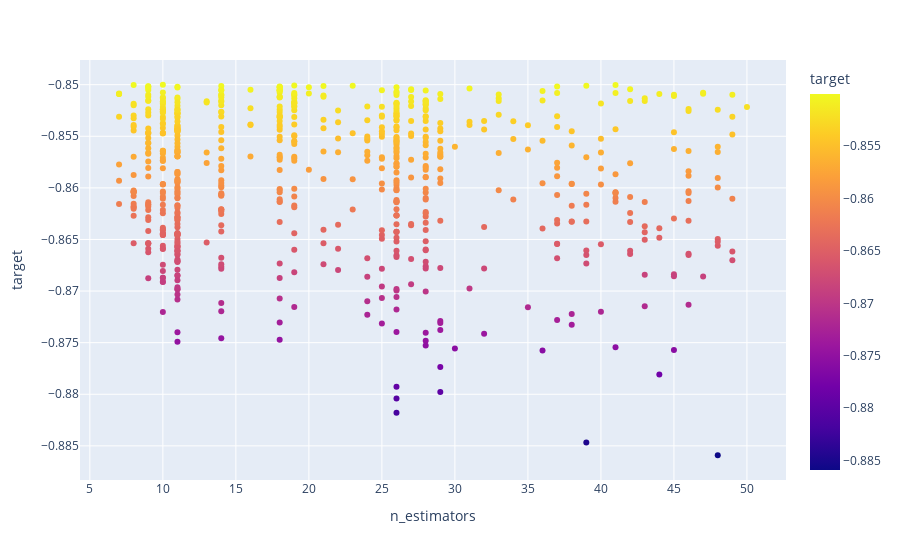

Notebook code for this chart:
### Code cell
px.scatter(df1, x="n_estimators", y="target", color="target")

### Figure 1 — Plotly figure (JSON) as saved in the notebook; plotly's stock layout.template omitted (floating-point values rounded to 4 significant figures; data arrays with more than 128 entries replaced by an {"elided": "..."} marker saying what was removed)
{"data": [{"hovertemplate": "n_estimators=%{x}<br>target=%{marker.color}<extra></extra>", "legendgroup": "", "marker": {"color": {"elided": "690 float values"}, "coloraxis": "coloraxis", "symbol": "circle"}, "mode": "markers", "name": "", "orientation": "v", "showlegend": false, "type": "scatter", "x": {"elided": "690 int values"}, "xaxis": "x", "y": {"elided": "690 float values"}, "yaxis": "y"}], "layout": {"coloraxis": {"colorbar": {"title": {"text": "target"}}, "colorscale": [[0, "#0d0887"], [0.1111, "#46039f"], [0.2222, "#7201a8"], [0.3333, "#9c179e"], [0.4444, "#bd3786"], [0.5556, "#d8576b"], [0.6667, "#ed7953"], [0.7778, "#fb9f3a"], [0.8889, "#fdca26"], [1, "#f0f921"]]}, "legend": {"tracegroupgap": 0}, "margin": {"t": 60}, "xaxis": {"anchor": "y", "domain": [0, 1], "title": {"text": "n_estimators"}}, "yaxis": {"anchor": "x", "domain": [0, 1], "title": {"text": "target"}}}}
